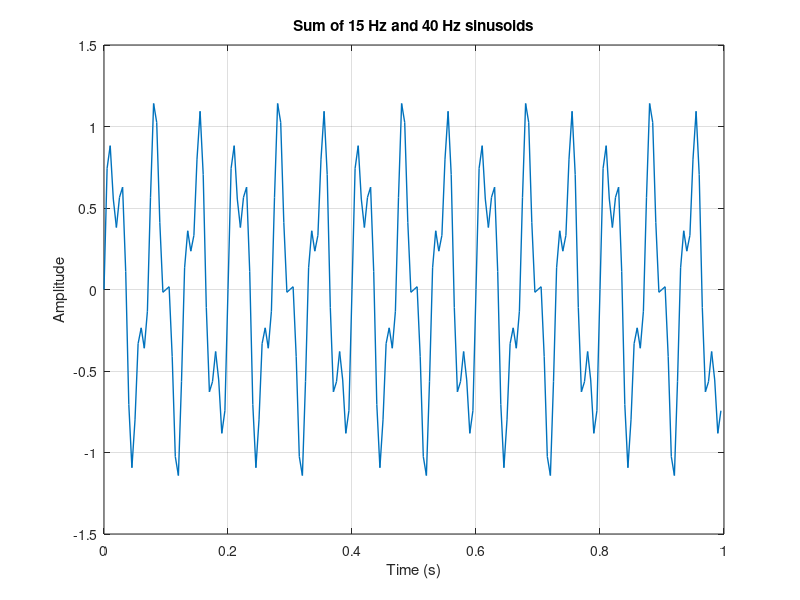
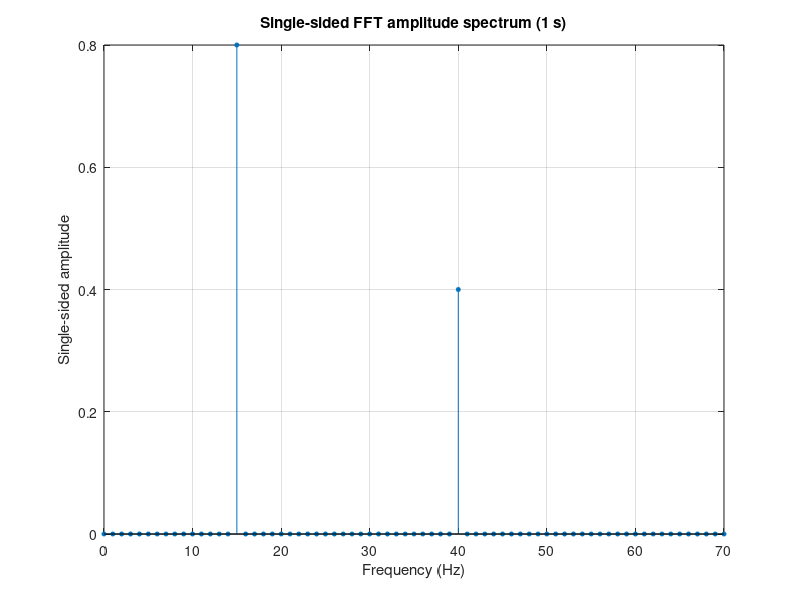

MATLAB code for these plots, in order:
%% Exercise 2 - Two frequencies aligned with the FFT grid
clear; clc; close all;
scriptFolder = fileparts(mfilename('fullpath'));
if isempty(scriptFolder), scriptFolder = pwd; end
fs = 200; T = 1;
t = 0:1/fs:T-1/fs;
x = 0.8*sin(2*pi*15*t) + 0.4*sin(2*pi*40*t);
N = numel(x);
Y = fft(x);
P2 = abs(Y/N);
P1 = P2(1:N/2+1);
P1(2:end-1) = 2*P1(2:end-1);
f = fs*(0:N/2)/N;

fig1 = figure('Color','w','Name','Exercise 2 - Time domain');
plot(t,x,'LineWidth',1); xlabel('Time (s)'); ylabel('Amplitude');
title('Sum of 15 Hz and 40 Hz sinusoids'); grid on;
exportgraphics(fig1,fullfile(scriptFolder,'two-frequency-time-domain.png'),'Resolution',170);

fig2 = figure('Color','w','Name','Exercise 2 - FFT spectrum');
stem(f,P1,'filled','MarkerSize',3); xlim([0 70]);
xlabel('Frequency (Hz)'); ylabel('Single-sided amplitude');
title('Single-sided FFT amplitude spectrum (1 s)'); grid on;
exportgraphics(fig2,fullfile(scriptFolder,'two-frequency-spectrum.png'),'Resolution',170);

[~,idx15] = min(abs(f-15)); [~,idx40] = min(abs(f-40));
fprintf('N = %d, fs = %.0f Hz, bin spacing = fs/N = %.4f Hz\n',N,fs,fs/N);
fprintf('15 Hz component: bin %.4f Hz, amplitude %.6f (expected 0.8)\n',f(idx15),P1(idx15));
fprintf('40 Hz component: bin %.4f Hz, amplitude %.6f (expected 0.4)\n',f(idx40),P1(idx40));
fid=fopen(fullfile(scriptFolder,'fft_measurements.txt'),'w');
if fid<0, error('Could not write measurement file'); end
fprintf(fid,'N = %d\nfs = %.0f Hz\nBin spacing = %.4f Hz\n',N,fs,fs/N);
fprintf(fid,'15 Hz bin: frequency %.4f Hz, amplitude %.6f\n',f(idx15),P1(idx15));
fprintf(fid,'40 Hz bin: frequency %.4f Hz, amplitude %.6f\n',f(idx40),P1(idx40));
fclose(fid);
